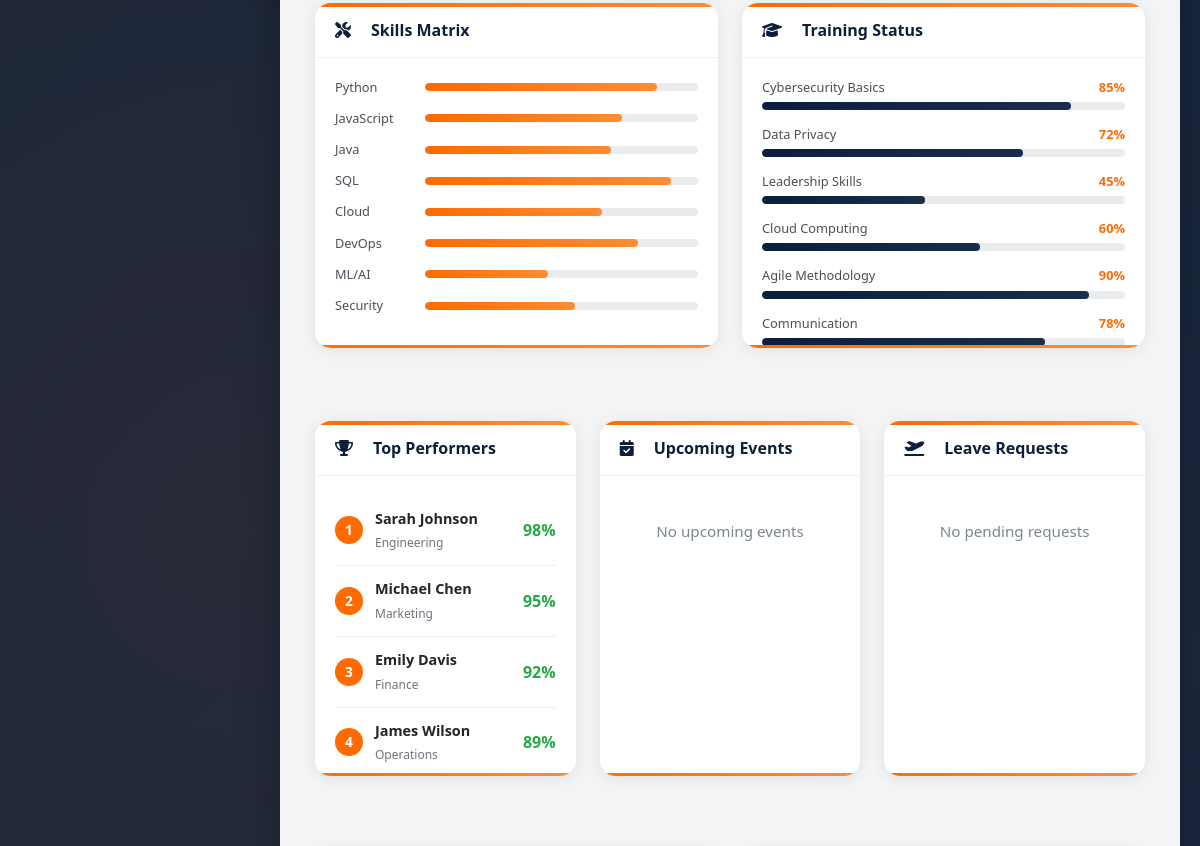
Page /api/dashboard/dashboard/ (signed in, middle part) on the earlier database version.
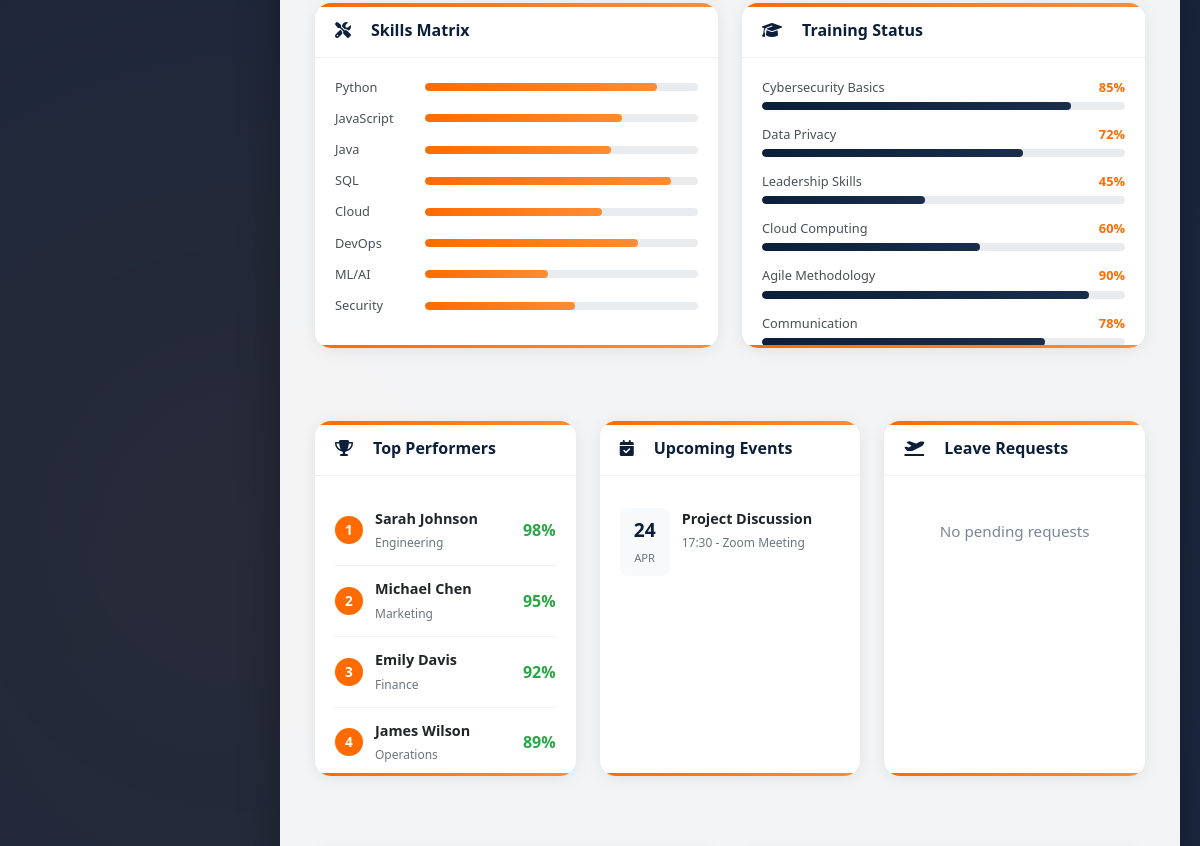
Same page on the later database version.
### apps/employees/models.py (models this page shows, shortened)
class Event(models.Model):
    EVENT_TYPES = [
        ('MEETING', 'Meeting'),
        ('TRAINING', 'Training'),
        ('EVENT', 'Company Event'),
        ('HOLIDAY', 'Holiday'),
        ('OTHER', 'Other'),
    ]
    STATUS_CHOICES = [
        ('SCHEDULED', 'Scheduled'),
        ('IN_PROGRESS', 'In Progress'),
        ('COMPLETED', 'Completed'),
        ('CANCELLED', 'Cancelled'),
    ]
    title = models.CharField(max_length=200)
    description = models.TextField(blank=True, default='')
    event_type = models.CharField(max_length=50, choices=EVENT_TYPES, default='MEETING')
    location = models.CharField(max_length=200, blank=True, default='')
    meeting_link = models.URLField(max_length=500, blank=True, default='', help_text='URL for meeting (Google Meet, Zoom, etc.)')
    start_datetime = models.DateTimeField()
    end_datetime = models.DateTimeField()
    status = models.CharField(max_length=20, choices=STATUS_CHOICES, default='SCHEDULED', help_text='Auto-updated based on time')
    created_by = models.ForeignKey('accounts.CustomUser', on_delete=models.SET_NULL, null=True)
    created_at = models.DateTimeField(auto_now_add=True)
    class Meta:
        ordering = ['start_datetime']

### apps/dashboard/web_views.py (the view, shortened to what this page needs)
# urls.py: path('dashboard/', dashboard_view, name='dashboard'),
def dashboard_view(request):
    if not request.user.is_authenticated:
        return redirect('login')
    user = request.user
    context = {'user': user}
    if user.user_type in ['ADMIN', 'EXECUTIVE', 'MANAGER', 'HR'] or user.is_superuser:
        context['dashboard_type'] = 'executive'
        context['stats'] = {
            'total_employees': 6,
            'active_employees': 6,
            'total_departments': 22,
            'total_roles': 68,
        }
        departments = [
            {'name': 'Engineering', 'employee_count': 15},
            {'name': 'Human Resources', 'employee_count': 8},
            {'name': 'Product', 'employee_count': 6},
            {'name': 'Finance', 'employee_count': 5},
            {'name': 'IT Support', 'employee_count': 4},
            {'name': 'Marketing', 'employee_count': 3},
            {'name': 'Admin', 'employee_count': 2},
        ]
        context['departments'] = departments
        context['roles_by_level'] = {
            'Executive Leadership': 2,
            'Upper Management': 5,
            'Middle Management': 8,
            'Senior Professional': 15,
            'Junior Professional': 20,
            'Support Function': 10,
        }
        context['recent_employees'] = []
        context['leave_requests'] = list(LeaveRequest.objects.filter(status='PENDING').select_related('employee')[:5].values(
            'id', 'employee__first_name', 'employee__last_name', 'leave_type', 'start_date', 'end_date'
        ))
        context['announcements'] = list(Announcement.objects.filter(is_active=True)[:3].values(
            'id', 'title', 'content', 'priority', 'created_at'
        ))
        context['events'] = list(Event.objects.filter(start_datetime__gte=timezone.now())[:4].values(
            'id', 'title', 'location', 'start_datetime', 'end_datetime'
        ))
        context['projects'] = list(Project.objects.select_related('team')[:4].values(
            'id', 'name', 'team__name', 'status', 'progress'
        ))
        context['total_employees_count'] = Employee.objects.count()
    return render(request, 'dashboard/dashboard.html', context)

### apps/dashboard/context_processors.py (called while the page is built)
def organization_settings(request):
    settings = OrganizationSettings.get_settings()
    return {
        'org_settings': settings,
        'organization_name': settings.organization_name,
        'organization_short_name': settings.organization_short_name,
    }

### apps/employees/models.py (called while the page is built)
    @classmethod
    def get_settings(cls):
        settings, created = cls.objects.get_or_create(pk=1, defaults={
            'organization_name': 'IT Tech Organisation Management System',
            'organization_short_name': 'IT Org',
        })
        return settings

### templates/dashboard/dashboard.html (shortened to what the changed rows need)
{% extends 'base.html' %}
{% block content %}
{% if dashboard_type == 'executive' %}
<div class="row mb-4">
    <div class="col-lg-4 mb-4">
        <div class="card">
            <div class="card-body events-list">
                {% if events %}
                    {% for event in events %}
                    <div class="event-item">
                        <div class="event-date">
                            <span class="event-day">{{ event.start_datetime|date:"d" }}</span>
                            <span class="event-month">{{ event.start_datetime|date:"M" }}</span>
                        </div>
                        <div class="event-info">
                            {% if event.meeting_link %}
                                <a href="{{ event.meeting_link }}" target="_blank" class="event-link" title="Join Meeting"><strong>{{ event.title }}</strong> <i class="fas fa-external-link-alt"></i></a>
                            {% else %}
                                <strong>{{ event.title }}</strong>
                            {% endif %}
                            <span>{{ event.start_datetime|date:"H:i" }} - {{ event.location|default:"TBD" }}</span>
                        </div>
                    </div>
                    {% endfor %}
                {% else %}
                    <div class="text-center text-muted py-4">No upcoming events</div>
                {% endif %}
            </div>
        </div>
    </div>
</div>
{% endif %}
{% endblock %}

Differences in the rows shown:
added Event: start_datetime "24", start_datetime "APR", title "Project Discussion", start_datetime "17:30", location "Zoom Meeting"
Other differences:
text no longer shown: "No upcoming events"
